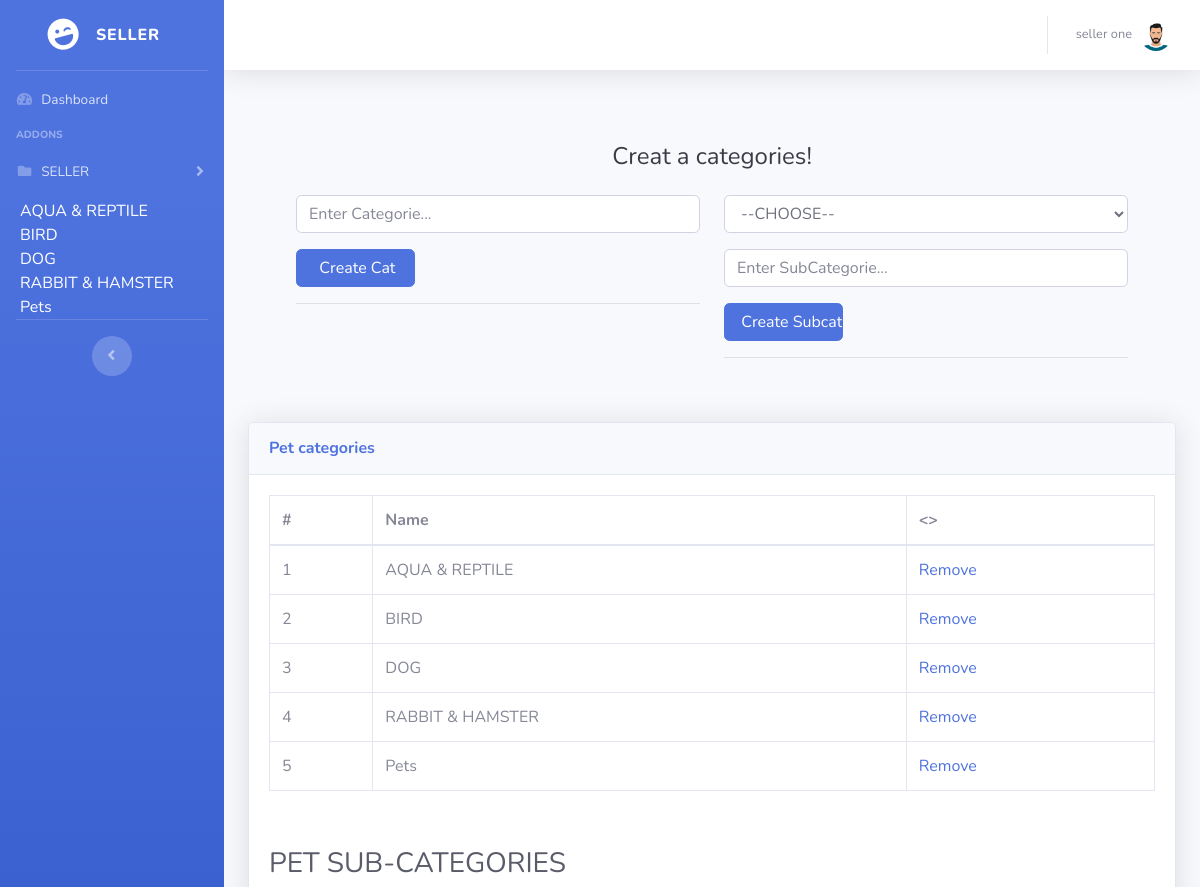
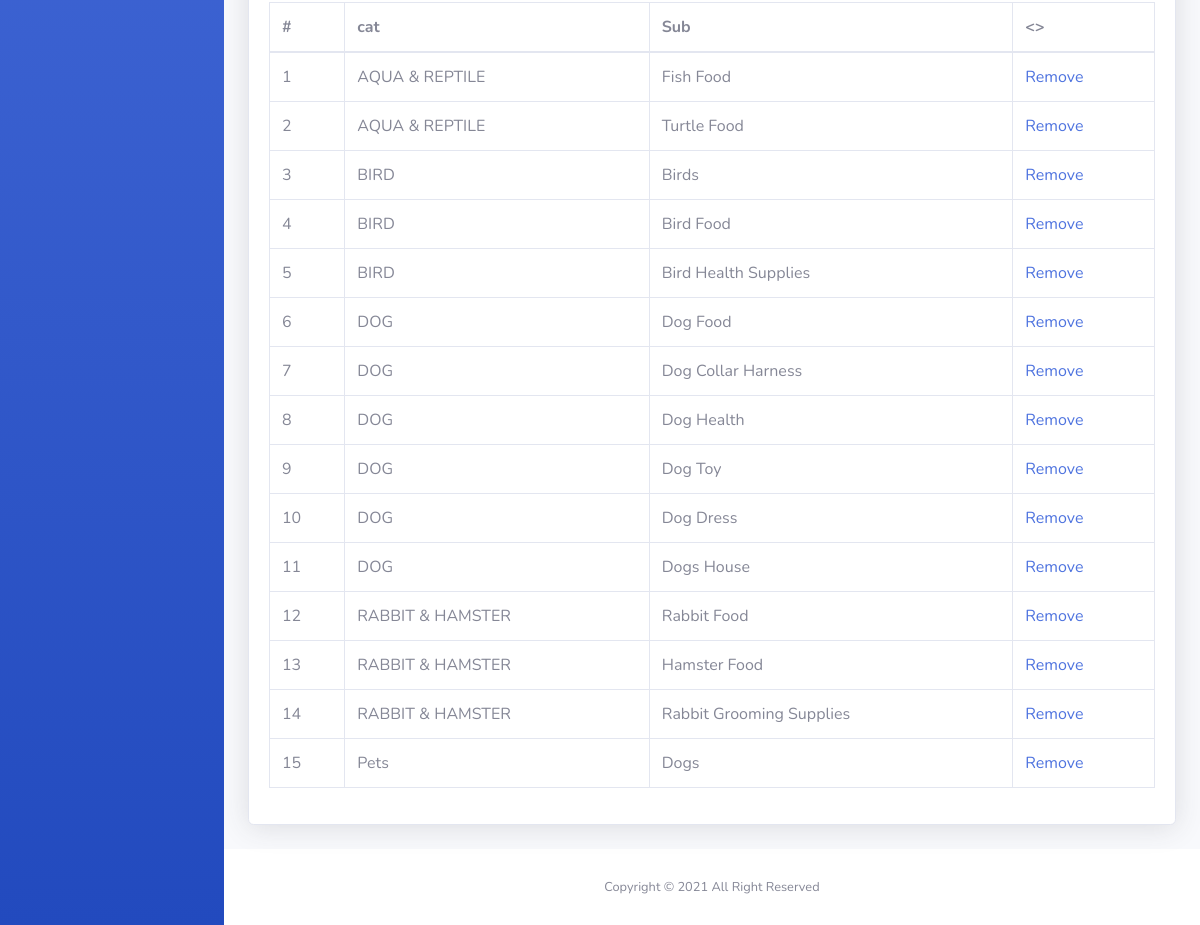
Page /admin/createcat.php (signed in) on the committed database (2 pictures, top to bottom).
### tables this page shows
CREATE TABLE `tbl_cat` (
  `cat_id` int(11) NOT NULL,
  `cat_name` varchar(300) NOT NULL
);

CREATE TABLE `tbl_subcat` (
  `sub_id` int(11) NOT NULL,
  `sub_name` varchar(300) NOT NULL,
  `cat_id` int(11) NOT NULL
);

### logicfiles/SessionClass.php (called while the page is built, shortened)
<?php
    class  Session{
        public static function get($key){
            if (isset($_SESSION[$key])) {
                return $_SESSION[$key];
            } else {
                return false;
            }
        }
    }
?>

### logicfiles/dbconnection.php (called while the page is built, shortened)
<?php
class DBconnection{
	public function connectDataBase(){
		$this->con = new mysqli('localhost', 'root', '','pet_shop');
	}
}
?>

### logicfiles/SelectClass.php (called while the page is built, shortened)
<?php
include_once 'dbconnection.php';
class SelectClass extends DBconnection{
	public function selectQuery($query){
		$result = $this->con->query($query) or die($this->con->error.__LINE__);
		if($result->num_rows > 0){
			return $result;
		}elseif($result->num_rows==0){
			return $result;
		} else {
			return $msg='no result found';
		}
	}
	public function selectallcat(){
		$query = "SELECT * FROM tbl_cat";
		$result = self::selectQuery($query);
		return $result;
	}
	public function selectallsubjoin(){
		$query = "SELECT * FROM tbl_cat INNER JOIN tbl_subcat ON tbl_cat.cat_id = tbl_subcat.cat_id ORDER BY tbl_subcat.cat_id ASC";
		$result = self::selectQuery($query);
		return $result;
	}
}
 ?>

### admin/createcat.php (the view, shortened to what this page needs)
<?php include 'header.php'; ?>
        <div class="container-fluid">
           <div class="row">
              <div class="col-lg-12">
                <div class="p-5">
                  <div class="text-center">
                    <h1 class="h4 text-gray-900 mb-4">Creat a categories!</h1>
                  </div>
                  <div class="row">
                    <div class="col-md-6">
                       <form method="post" action="">
                    <div class="form-group">
                      <input type="text" class="form-control form-control-user" id="exampleInputEmail" aria-describedby="emailHelp" name="cat_name" placeholder="Enter Categorie...">
                    </div>
                    <div class="row">
                      <div class="col-sm-4">
                    <input class="btn btn-primary btn-user btn-block" type="submit" name="cat" value=" Create Cat">
                      </div>
                    </div>
                    <hr>
                  </form>
                    </div>
                    <div class="col-md-6">
                       <form method="post" action="">
                    <div class="form-group">
                        <select name="cat_id" class="form-control form-control-user">
                          <option>--CHOOSE--</option>
                        </select>
                    </div>
                     <div class="form-group">
                      <input type="text" class="form-control form-control-user" id="exampleInputEmail" aria-describedby="emailHelp" name="sub_name" placeholder="Enter SubCategorie...">
                    </div>
                    <div class="row">
                      <div class="col-sm-4">
                    <input class="btn btn-primary btn-user btn-block" type="submit" name="sub" value=" Create Subcat">
                      </div>
                    </div>
                    <hr>
                  </form>
                    </div>
                  </div>
                </div>
              </div>
            </div>
          <div class="card shadow mb-4">
            <div class="card-header py-3">
              <h6 class="m-0 font-weight-bold text-primary"> Pet categories</h6>
            </div>
            <div class="card-body">
              <div class="table-responsive">
                <table class="table table-bordered" id="dataTable" width="100%" cellspacing="0">
                  <thead>
                    <tr>
                      <th>#</th>
                      <th>Name</th>
                      <th><></th>
                    </tr>
                  </thead>
                  <tbody>
                    <?php
                        $foodview = $select->selectallcat();
                      if ($foodview) {
                        $a=0;
                          while ($row = $foodview->fetch_assoc()) {
                            $a++;
                     ?>
                    <tr>
                      <td><?php echo $a; ?></td>
                      <td><?php echo $row['cat_name']; ?></td>
                      <td><a href="?removecat=<?php echo $row['cat_id'];?>">Remove</a></td>
                    </tr>
               <?php } } ?>
                  </tbody>
                </table>
              </div>
            </div>
            <div class="card-body">
        <h1 class="h3 mb-2 text-gray-800">PET SUB-CATEGORIES</h1>
              <div class="table-responsive">
                <table class="table table-bordered" id="dataTable" width="100%" cellspacing="0">
                  <thead>
                    <tr>
                      <th>#</th>
                      <th>cat</th>
                      <th>Sub</th>
                      <th><></th>
                    </tr>
                  </thead>
                  <tbody>
                    <?php
                        $foodview = $select->selectallsubjoin();
                      if ($foodview) {
                        $a=0;
                          while ($row = $foodview->fetch_assoc()) {
                            $a++;
                     ?>
                    <tr>
                      <td><?php echo $a; ?></td>
                      <td><?php echo $row['cat_name']; ?></td>
                      <td><?php echo $row['sub_name']; ?></td>
                      <td><a href="?removesub=<?php echo $row['sub_id'];?>">Remove</a></td>
                    </tr>
               <?php } } ?>
                  </tbody>
                </table>
              </div>
            </div>
          </div>
        </div>
      </div>
<?php include 'footer.php'; ?>

### admin/header.php (shortened to what this page needs)
  <?php
  include_once '../logicfiles/SelectClass.php';
  include_once '../logicfiles/Login.php';
  $select = new SelectClass();
  include_once '../logicfiles/SessionClass.php';
  $seller_name = Session::get('seller_name');
  $seller_image = Session::get('seller_image');
  $admin = Session::get('admin');
  ?>
<!DOCTYPE html>
<html lang="en">
<head>
  <link href="vendor/fontawesome-free/css/all.min.css" rel="stylesheet" type="text/css">
  <link href="css/sb-admin-2.min.css" rel="stylesheet">
  <link href="vendor/datatables/dataTables.bootstrap4.min.css" rel="stylesheet">
</head>
<body id="page-top">
  <div id="wrapper">
    <ul class="navbar-nav bg-gradient-primary sidebar sidebar-dark accordion" id="accordionSidebar">
      <a class="sidebar-brand d-flex align-items-center justify-content-center" href="index.php">
        <div class="sidebar-brand-icon rotate-n-15">
          <i class="fas fa-laugh-wink"></i>
        </div>
         <?php if ($admin == 'admin') {
        ?>
        <div class="sidebar-brand-text mx-3">Admin</div>
      <?php }else{ ?>
        <div class="sidebar-brand-text mx-3">SELLER</div>
      <?php } ?>
      </a>
      <hr class="sidebar-divider my-0">
      <li class="nav-item">
        <a class="nav-link" href="index.php">
          <i class="fas fa-fw fa-tachometer-alt"></i>
          <span>Dashboard</span></a>
      </li>
      <?php if ($admin == 'admin') {
        ?>
      <hr class="sidebar-divider">
      <div class="sidebar-heading">
        Interface
      </div>
<!--       <li class="nav-item">
        <a class="nav-link collapsed" href="#" data-toggle="collapse" data-target="#collapseTwo" aria-expanded="true" aria-controls="collapseTwo">
          <i class="fas fa-fw fa-cog"></i>
          <span>Components</span>
        </a>
        <div id="collapseTwo" class="collapse" aria-labelledby="headingTwo" data-parent="#accordionSidebar">
          <div class="bg-white py-2 collapse-inner rounded">
            <h6 class="collapse-header">Custom Components:</h6>
            <a class="collapse-item" href="buttons.html">Buttons</a>
            <a class="collapse-item" href="cards.html">Cards</a>
          </div>
        </div>
      </li> -->
      <li class="nav-item">
        <a class="nav-link collapsed" href="#" data-toggle="collapse" data-target="#collapseUtilities" aria-expanded="true" aria-controls="collapseUtilities">
          <i class="fas fa-fw fa-wrench"></i>
          <span>Monitoring</span>
        </a>
        <div id="collapseUtilities" class="collapse" aria-labelledby="headingUtilities" data-parent="#accordionSidebar">
          <div class="bg-white py-2 collapse-inner rounded">
            <h6 class="collapse-header">CustomerS & Seller :</h6>
            <a class="collapse-item" href="customerprofile.php">Customer Profile</a>
            <a class="collapse-item" href="sellerprofile.php">Seller Profile</a>
            <a class="collapse-item" href="confirmtable.php">Confirm now</a>
          </div>
        </div>
      </li>
      <hr class="sidebar-divider">
    <?php }else{ ?>
      <div class="sidebar-heading">
        Addons
      </div>
      <li class="nav-item">
        <a class="nav-link collapsed" href="#" data-toggle="collapse" data-target="#collapsePages" aria-expanded="true" aria-controls="collapsePages">
          <i class="fas fa-fw fa-folder"></i>
          <span>SELLER</span>
        </a>
      </li>
       <div class="dropdown">
            <?php
                                      $foodview = $select->selectallcat();
                                    if ($foodview) {
                                        while ($row = $foodview->fetch_assoc()) {
                                  ?>
                        <li>
                            <a style="color: #fff; margin-left: 20px;margin-top: 5px;" data-toggle="dropdown" dclass="dropdown-toggle" href="#"><span class="key"><?php echo $row['cat_name']; ?><?php  $row['cat_id']; ?> </span><b class="caret"></b></a>
                      </li>
                                <?php  } } ?>
        </div>
          <hr class="sidebar-divider">
        <?php } if ($admin == 'admin') {
         ?>
<div class="sidebar-heading">
        Other
      </div>
      <li class="nav-item">
        <?php if ($flag==0 ) { ?>
        <a class="nav-link" href="adminprofile.php">
          <i class="fas fa-fw fa-chart-area"></i>
          <span>Admin Profile</span></a>
        <?php } ?>
        <a class="nav-link" href="createcat.php">
          <i class="fas fa-fw fa-chart-area"></i>
          <span>Categories</span></a>
          <a class="nav-link" href="product.php">
          <i class="fas fa-fw fa-chart-area"></i>
          <span>Product Table</span></a>
      </li>
      <hr class="sidebar-divider d-none d-md-block">
    <?php } ?>
      <div class="text-center d-none d-md-inline">
        <button class="rounded-circle border-0" id="sidebarToggle"></button>
      </div>
    </ul>
    <div id="content-wrapper" class="d-flex flex-column">
      <div id="content">
        <nav class="navbar navbar-expand navbar-light bg-white topbar mb-4 static-top shadow">
          <ul class="navbar-nav ml-auto">
            <li class="nav-item dropdown no-arrow">
              <a class="nav-link dropdown-toggle" href="#" id="userDropdown" role="button" data-toggle="dropdown" aria-haspopup="true" aria-expanded="false">
                <span class="mr-2 d-none d-lg-inline text-gray-600 small"><?php echo $seller_name;?></span>
                <img class="img-profile rounded-circle" src="../<?php echo $seller_image;?>">
              </a>
            </li>
          </ul>
        </nav>

### rows in the picture
tbl_cat: cat_name "AQUA & REPTILE"
tbl_cat: cat_name "BIRD"
tbl_cat: cat_name "DOG"
tbl_cat: cat_name "RABBIT & HAMSTER"
tbl_cat: cat_name "Pets"
tbl_subcat: cat.cat_name "AQUA & REPTILE", sub_name "Fish Food"
tbl_subcat: cat.cat_name "AQUA & REPTILE", sub_name "Turtle Food"
tbl_subcat: cat.cat_name "BIRD", sub_name "Birds"
tbl_subcat: cat.cat_name "BIRD", sub_name "Bird Food"
tbl_subcat: cat.cat_name "BIRD", sub_name "Bird Health Supplies"
tbl_subcat: cat.cat_name "DOG", sub_name "Dog Food"
tbl_subcat: cat.cat_name "DOG", sub_name "Dog Collar Harness"
tbl_subcat: cat.cat_name "DOG", sub_name "Dog Health"
tbl_subcat: cat.cat_name "DOG", sub_name "Dog Toy"
tbl_subcat: cat.cat_name "DOG", sub_name "Dog Dress"
tbl_subcat: cat.cat_name "DOG", sub_name "Dogs House"
tbl_subcat: cat.cat_name "RABBIT & HAMSTER", sub_name "Rabbit Food"
tbl_subcat: cat.cat_name "RABBIT & HAMSTER", sub_name "Hamster Food"
tbl_subcat: cat.cat_name "RABBIT & HAMSTER", sub_name "Rabbit Grooming Supplies"
tbl_subcat: cat.cat_name "Pets", sub_name "Dogs"

### other values in the picture
$seller_name "seller one"
